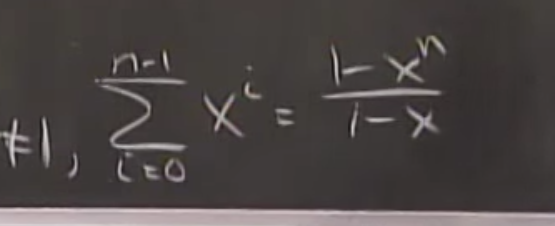
#> input picture testing/image.png, 555 x 226 px
$ python pilexample.py
#> lines starting #> are read from the running program, lines starting #| are printed output that depends on the picture
import sys
from PIL import Image, ImageDraw

im = Image.open("image.png")
#> im is the input picture: PIL image 555x226 RGBA; mean R, G, B, A 75, 69.2, 68.2, 255

draw = ImageDraw.Draw(im)
draw.line((0, 0) + im.size, fill=128)
draw.line((0, im.size[1], im.size[0], 0), fill=128)
del draw

# write to stdout
im.save('draw.jpg')
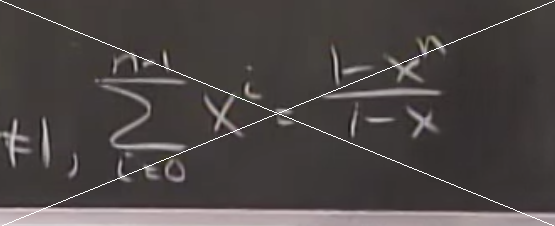
#> saved as draw.jpg: PIL image 555x226 RGBA; mean R, G, B, A 75.4, 68.6, 67.6, 252.8; transparent parts drawn white
